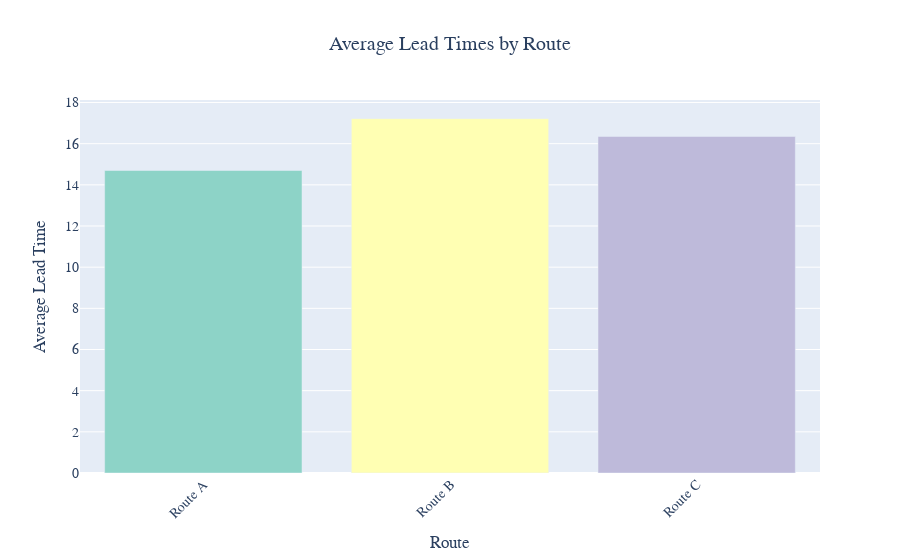

The code cell stored with this chart in its notebook:
### Code cell
import plotly.express as px

avg_lead_times_route = supply_data.groupby(['Routes'])['Lead times'].mean().reset_index()


fig = px.bar(avg_lead_times_route, x='Routes', y='Lead times',
             labels={'Routes': 'Route', 'Lead times': 'Average Lead Time'},
             title='Average Lead Times by Route')


color_scale = px.colors.qualitative.Set3  
fig.update_traces(marker_color=color_scale)


fig.update_layout(
    title=dict(text='Average Lead Times by Route', x=0.5),
    xaxis_title='Route',
    yaxis_title='Average Lead Time',
    xaxis_tickangle=-45,  
    font=dict(family="Arial", size=14),
    showlegend=False  
)
fig.show()

### Figure 1 — Plotly figure (JSON) as saved in the notebook; plotly's stock layout.template omitted (floating-point values rounded to 4 significant figures)
{"data": [{"alignmentgroup": "True", "hovertemplate": "Route=%{x}<br>Average Lead Time=%{y}<extra></extra>", "legendgroup": "", "marker": {"color": ["rgb(141,211,199)", "rgb(255,255,179)", "rgb(190,186,218)", "rgb(251,128,114)", "rgb(128,177,211)", "rgb(253,180,98)", "rgb(179,222,105)", "rgb(252,205,229)", "rgb(217,217,217)", "rgb(188,128,189)", "rgb(204,235,197)", "rgb(255,237,111)"], "pattern": {"shape": ""}}, "name": "", "offsetgroup": "", "orientation": "v", "showlegend": false, "textposition": "auto", "type": "bar", "x": ["Route A", "Route B", "Route C"], "xaxis": "x", "y": [14.7, 17.22, 16.35], "yaxis": "y"}], "layout": {"barmode": "relative", "font": {"family": "Arial", "size": 14}, "legend": {"tracegroupgap": 0}, "showlegend": false, "title": {"text": "Average Lead Times by Route", "x": 0.5}, "xaxis": {"anchor": "y", "domain": [0, 1], "tickangle": -45, "title": {"text": "Route"}}, "yaxis": {"anchor": "x", "domain": [0, 1], "title": {"text": "Average Lead Time"}}}}
